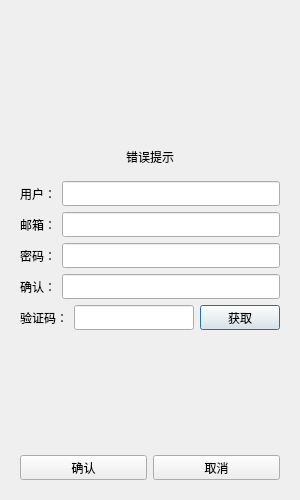
<?xml version="1.0" encoding="UTF-8"?>
<ui version="4.0">
 <class>RegisterDialog</class>
 <widget class="QDialog" name="RegisterDialog">
  <property name="geometry">
   <rect>
    <x>0</x>
    <y>0</y>
    <width>300</width>
    <height>500</height>
   </rect>
  </property>
  <property name="minimumSize">
   <size>
    <width>300</width>
    <height>500</height>
   </size>
  </property>
  <property name="maximumSize">
   <size>
    <width>300</width>
    <height>500</height>
   </size>
  </property>
  <property name="windowTitle">
   <string>Dialog</string>
  </property>
  <layout class="QVBoxLayout" name="verticalLayout_2">
   <item>
    <layout class="QVBoxLayout" name="verticalLayout">
     <item>
      <widget class="QStackedWidget" name="stackedWidget">
       <widget class="QWidget" name="page">
        <layout class="QVBoxLayout" name="verticalLayout_3">
         <item>
          <spacer name="verticalSpacer">
           <property name="orientation">
            <enum>Qt::Orientation::Vertical</enum>
           </property>
           <property name="sizeHint" stdset="0">
            <size>
             <width>20</width>
             <height>40</height>
            </size>
           </property>
          </spacer>
         </item>
         <item>
          <widget class="QWidget" name="widget" native="true">
           <layout class="QVBoxLayout" name="verticalLayout_4">
            <item>
             <widget class="QLabel" name="err_tip">
              <property name="text">
               <string>错误提示</string>
              </property>
              <property name="alignment">
               <set>Qt::AlignmentFlag::AlignCenter</set>
              </property>
             </widget>
            </item>
           </layout>
          </widget>
         </item>
         <item>
          <layout class="QHBoxLayout" name="horizontalLayout">
           <item>
            <widget class="QLabel" name="user_label">
             <property name="minimumSize">
              <size>
               <width>0</width>
               <height>25</height>
              </size>
             </property>
             <property name="maximumSize">
              <size>
               <width>16777215</width>
               <height>25</height>
              </size>
             </property>
             <property name="text">
              <string>用户：</string>
             </property>
            </widget>
           </item>
           <item>
            <widget class="QLineEdit" name="user_edit">
             <property name="minimumSize">
              <size>
               <width>0</width>
               <height>25</height>
              </size>
             </property>
             <property name="maximumSize">
              <size>
               <width>16777215</width>
               <height>25</height>
              </size>
             </property>
            </widget>
           </item>
          </layout>
         </item>
         <item>
          <layout class="QHBoxLayout" name="horizontalLayout_2">
           <item>
            <widget class="QLabel" name="email_label">
             <property name="minimumSize">
              <size>
               <width>0</width>
               <height>25</height>
              </size>
             </property>
             <property name="maximumSize">
              <size>
               <width>16777215</width>
               <height>25</height>
              </size>
             </property>
             <property name="text">
              <string>邮箱：</string>
             </property>
            </widget>
           </item>
           <item>
            <widget class="QLineEdit" name="email_edit">
             <property name="minimumSize">
              <size>
               <width>0</width>
               <height>25</height>
              </size>
             </property>
             <property name="maximumSize">
              <size>
               <width>16777215</width>
               <height>25</height>
              </size>
             </property>
            </widget>
           </item>
          </layout>
         </item>
         <item>
          <layout class="QHBoxLayout" name="horizontalLayout_3">
           <item>
            <widget class="QLabel" name="pass_label">
             <property name="minimumSize">
              <size>
               <width>0</width>
               <height>25</height>
              </size>
             </property>
             <property name="maximumSize">
              <size>
               <width>16777215</width>
               <height>25</height>
              </size>
             </property>
             <property name="text">
              <string>密码：</string>
             </property>
            </widget>
           </item>
           <item>
            <widget class="QLineEdit" name="pass_edit">
             <property name="minimumSize">
              <size>
               <width>0</width>
               <height>25</height>
              </size>
             </property>
             <property name="maximumSize">
              <size>
               <width>16777215</width>
               <height>25</height>
              </size>
             </property>
            </widget>
           </item>
          </layout>
         </item>
         <item>
          <layout class="QHBoxLayout" name="horizontalLayout_4">
           <item>
            <widget class="QLabel" name="confirm_label">
             <property name="minimumSize">
              <size>
               <width>0</width>
               <height>25</height>
              </size>
             </property>
             <property name="maximumSize">
              <size>
               <width>16777215</width>
               <height>25</height>
              </size>
             </property>
             <property name="text">
              <string>确认：</string>
             </property>
            </widget>
           </item>
           <item>
            <widget class="QLineEdit" name="confirm_edit">
             <property name="minimumSize">
              <size>
               <width>0</width>
               <height>25</height>
              </size>
             </property>
             <property name="maximumSize">
              <size>
               <width>16777215</width>
               <height>25</height>
              </size>
             </property>
            </widget>
           </item>
          </layout>
         </item>
         <item>
          <layout class="QHBoxLayout" name="horizontalLayout_5">
           <item>
            <widget class="QLabel" name="varify_label">
             <property name="minimumSize">
              <size>
               <width>0</width>
               <height>25</height>
              </size>
             </property>
             <property name="maximumSize">
              <size>
               <width>16777215</width>
               <height>25</height>
              </size>
             </property>
             <property name="text">
              <string>验证码：</string>
             </property>
            </widget>
           </item>
           <item>
            <widget class="QLineEdit" name="varify_edit">
             <property name="minimumSize">
              <size>
               <width>0</width>
               <height>25</height>
              </size>
             </property>
             <property name="maximumSize">
              <size>
               <width>16777215</width>
               <height>25</height>
              </size>
             </property>
            </widget>
           </item>
           <item>
            <widget class="QPushButton" name="get_code">
             <property name="minimumSize">
              <size>
               <width>0</width>
               <height>25</height>
              </size>
             </property>
             <property name="maximumSize">
              <size>
               <width>16777215</width>
               <height>25</height>
              </size>
             </property>
             <property name="text">
              <string>获取</string>
             </property>
            </widget>
           </item>
          </layout>
         </item>
         <item>
          <spacer name="verticalSpacer_2">
           <property name="orientation">
            <enum>Qt::Orientation::Vertical</enum>
           </property>
           <property name="sizeHint" stdset="0">
            <size>
             <width>20</width>
             <height>40</height>
            </size>
           </property>
          </spacer>
         </item>
         <item>
          <layout class="QHBoxLayout" name="horizontalLayout_6">
           <item>
            <widget class="QPushButton" name="sure_btn">
             <property name="minimumSize">
              <size>
               <width>0</width>
               <height>25</height>
              </size>
             </property>
             <property name="maximumSize">
              <size>
               <width>16777215</width>
               <height>25</height>
              </size>
             </property>
             <property name="text">
              <string>确认</string>
             </property>
            </widget>
           </item>
           <item>
            <widget class="QPushButton" name="cancel_btn">
             <property name="minimumSize">
              <size>
               <width>0</width>
               <height>25</height>
              </size>
             </property>
             <property name="maximumSize">
              <size>
               <width>16777215</width>
               <height>25</height>
              </size>
             </property>
             <property name="text">
              <string>取消</string>
             </property>
            </widget>
           </item>
          </layout>
         </item>
        </layout>
       </widget>
       <widget class="QWidget" name="page_2"/>
      </widget>
     </item>
    </layout>
   </item>
  </layout>
 </widget>
 <resources/>
 <connections/>
</ui>
